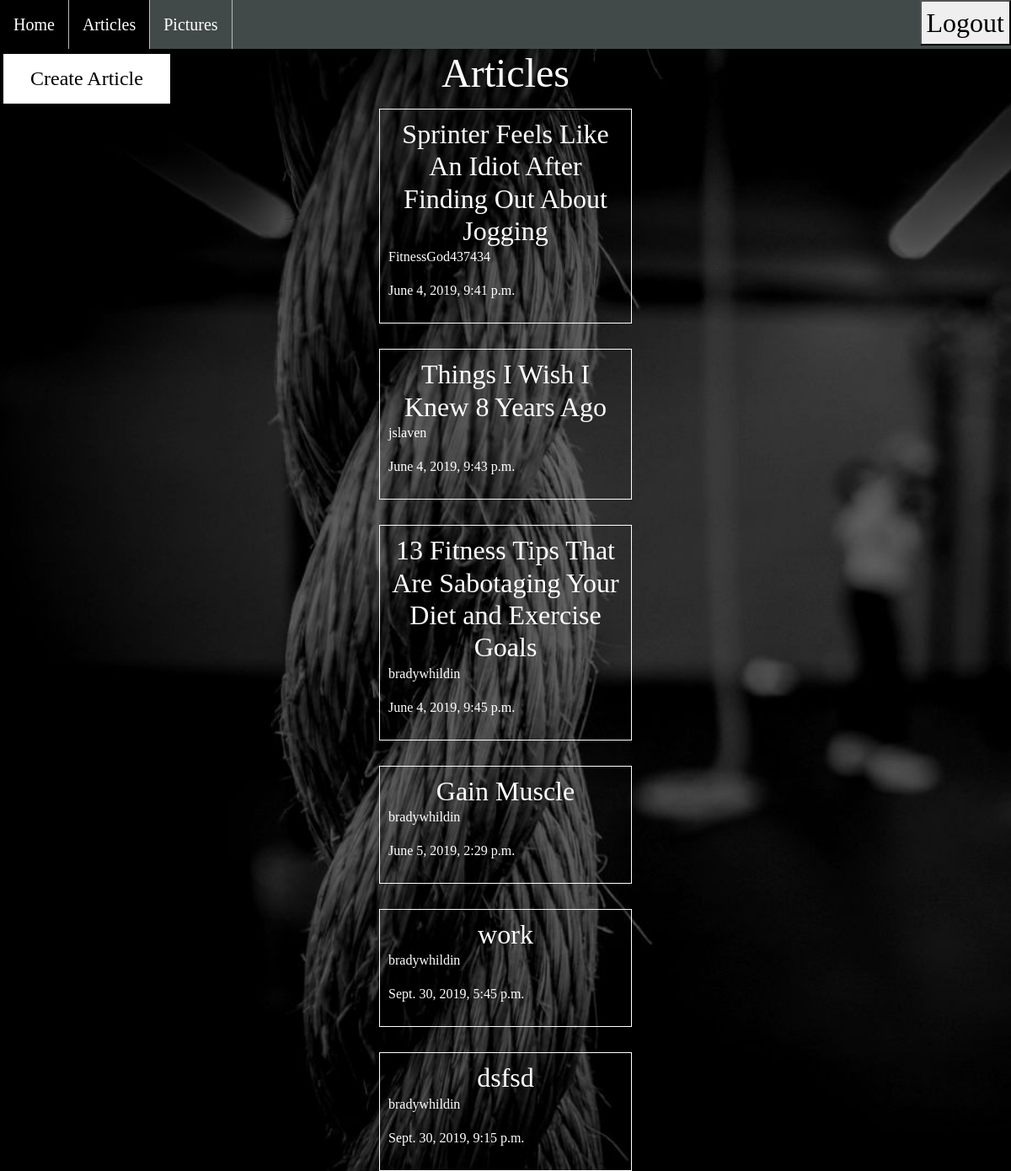
/articles/ (signed in), run on the app's committed database.
### articles/models.py (models this page shows, shortened)
class Article(models.Model):
    title = models.CharField(max_length=100)
    slug = models.SlugField()
    body = models.TextField()
    date = models.DateTimeField(auto_now_add=True)
    author = models.ForeignKey(User, default=None, on_delete=CASCADE)

### articles/views.py (the view)
def article_list(request):
    articles = Article.objects.all().order_by('date')  # orders articles by date posted
    return render(request, 'articles/article_list.html', {'articles': articles})  # renders list of posted articles

### articles/templates/articles/article_list.html (shortened to what this page needs)
{% extends 'base_layouts.html' %}
{% block content %}
<ul>
    <li><a href="{% url 'homepage' %}">Home</a></li>
    <li><a href="{% url 'articles:list' %}" class="selected">Articles</a></li>
    <li><a href="{% url 'fitnesspics:data' %}">Pictures</a></li>
    <li style="float:right">
        {% if user.is_authenticated %}
            <form action="{% url 'accounts:logout' %}" method = 'post'>
                <button class='logoutButton' type="submit">Logout</button>
            </form>
        {% else %}
            <a href="{% url 'logInCreateAccount' %}">Log In/Create Account</a>
        {% endif %}
    </li>
</ul>
{% load static from staticfiles %}
<html>
    <head>
    </head>
    <body>
        <div class="header">
            {% if user.is_authenticated %}
                <a href="{% url 'articles:create' %}">
                    <h1><button class="button">Create Article</button></h1>
                </a>
            {% else %}
                <h1 class="logInCreate">Log in or create account to create articles.</h1>
            {% endif %}
            <h2 align="center" size="40"><font size="40">Articles</font></h2>
            <h3></h3>
        </div>
        <div class="articles">
            {% for article in articles %}
                <a style="display:block" href="{% url 'articles:detail' slug=article.slug %}">
                    <div class="article">
                        <h2 align="center">{{ article.title }}</h2>
                        <p>{{ article.author }}</p>
                        <p>{{ article.date }}</p>
                    </div>
                </a>
            {% endfor %}
        </div>
{% endblock content %}

### templates/base_layouts.html (style rules this page uses)
ul { list-style-type: none; margin: 0; padding: 0; overflow: hidden; background-color: #424949; }
li { float: left; border-right:1px solid #bbb; }
li:last-child { border-right: none; }
li a { display: block; color: white; text-align: center; padding: 14px 16px; text-decoration: none; font-size: 20px; }
body { background-color: black; background-repeat: no-repeat; color: #fff; font-family: Ubuntu; background-attachment: fixed; background-size: cover; }
@media (min-width: 900px) { body { background-image: url(/static/HomeBackground.jpg) } }
.selected { background-color: black; }
.logoutButton { font-size: 32px }
a, a:hover, a:visited { color:#fff; text-decoration: none; }
h1,h2,h3,h4,h5 { font-weight:normal; margin: 0; }

### articles/templates/articles/article_list.html (style rules this page uses)
@media (min-width: 900px) { body { background-image: url(/static/gymbackground.jpg) } }
.articles { display: grid; grid-template-columns: 80%; grid-gap: 30px; justify-content: center }
@media (min-width: 900px) { .articles { grid-template-columns: 25%; } }
.article { padding: 10px; border: 1px solid; }
.header { display: grid; grid-template-columns: 1fr 1fr 1fr; align: center; }
.button { background-color: white; border: 2px solid black; color: black; padding: 15px 32px; text-align: center; text-decoration: none; display: inline-block; font-family: verdana; font-size: 24px; margin: 4px 2px; cursor: pointer; }

### data on the page
Article: title "Sprinter Feels Like An Idiot After Finding Out About Jogging", author "FitnessGod437434", date "June 4, 2019, 9:41 p.m."
Article: title "Things I Wish I Knew 8 Years Ago", author "jslaven", date "June 4, 2019, 9:43 p.m."
Article: title "13 Fitness Tips That Are Sabotaging Your Diet and Exercise Goals", author "bradywhildin", date "June 4, 2019, 9:45 p.m."
Article: title "Gain Muscle", author "bradywhildin", date "June 5, 2019, 2:29 p.m."
Article: title "work", author "bradywhildin", date "Sept. 30, 2019, 5:45 p.m."
Article: title "dsfsd", author "bradywhildin", date "Sept. 30, 2019, 9:15 p.m."
